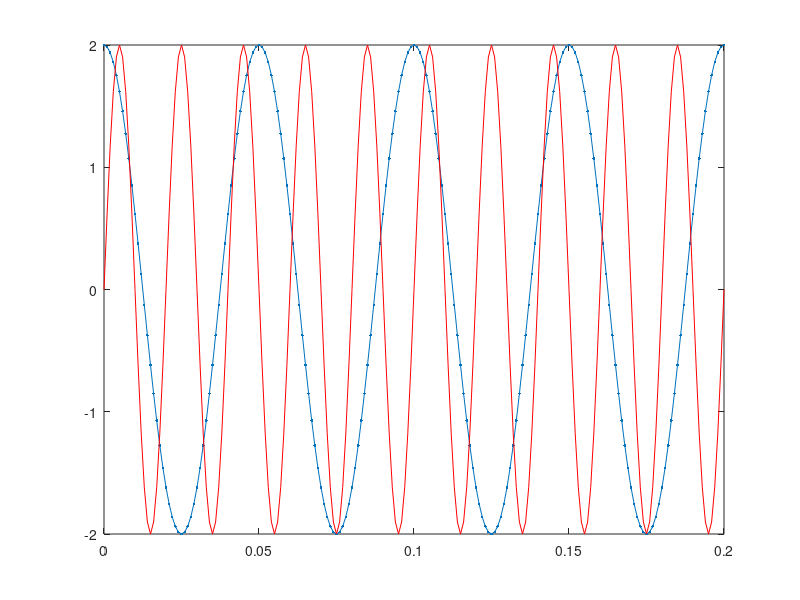

MATLAB code for this plot:
F = 50;
t = 0:0.001:0.2;
s = 2*sin(2*pi*F*t);

%a) pentru t=0.001 graficul atinge toate punctele
%pentru t=0.002 graficul nu atinge min/max
%pentru t=0.01 graficul atinge doar anumite puncte

%b)perioada=2pi*F
%pt primul grafic perioada e 0.02
%pt al 2-lea e 0.02
%pt al 3-lea nu exista perioada
P=2*pi*F


%c)
F = 20;
t = 0:0.001:0.2;
q = 2*cos(2*pi*F*t);
plot(t,q,'.-');hold on ; plot(t,s,'r'); hold off

